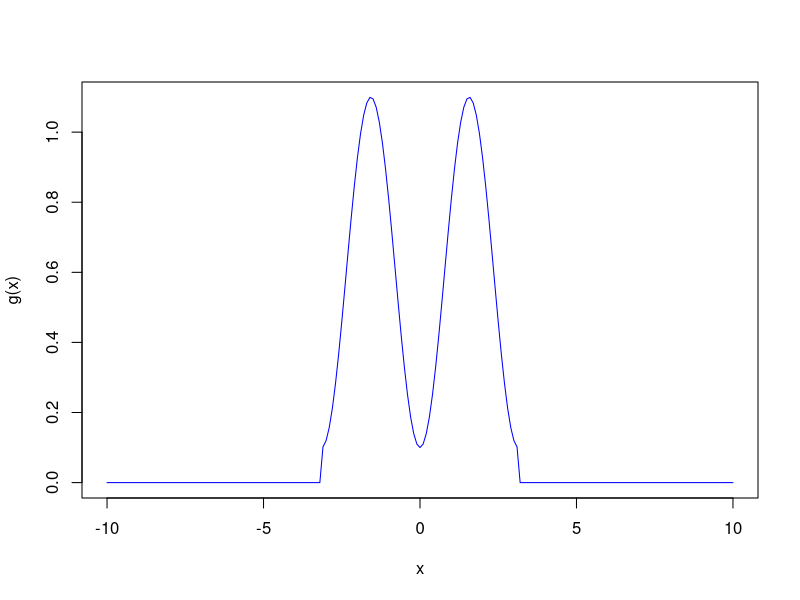
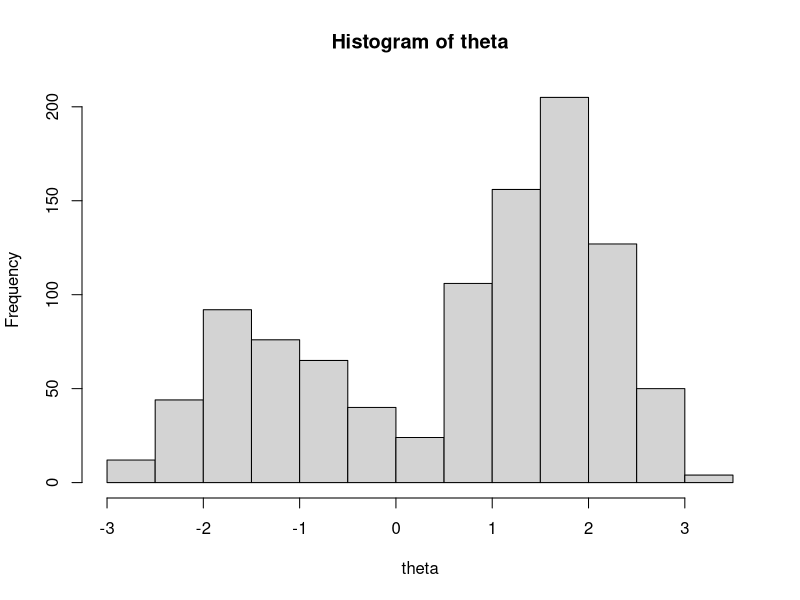

R code for these plots, in order:
g <- function(x){
  ifelse(-pi < x & x < pi, 0.1+ (sin(x))^2, 0)
  
}

x <- seq(-10,10,by=.1)
plot(x,g(x), type = "l", col="blue")

sigma<-0.5
n_sim<-1000
theta<-0.5
i<-1

while(i <= n_sim)
{
  candidate <- rnorm(
    n=1,
    mean = theta[i],
    sd=sigma
  )
  u<- runif(1)
  if(u<=g(candidate)/g(theta[i])){
    theta[i+1] <- candidate
    i<-i+1
  }
}

hist(theta, breaks=20)

